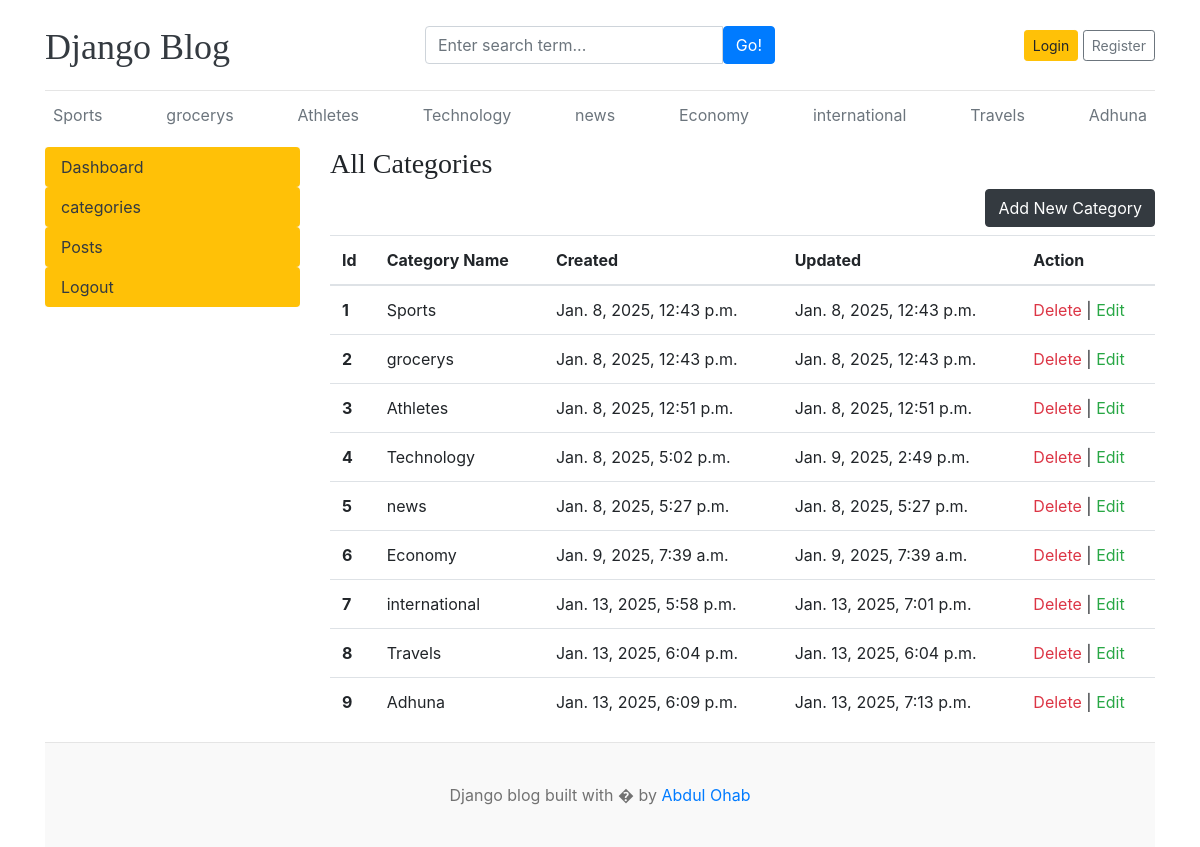
The page /dashboard/category_1/ on the database as committed earlier.
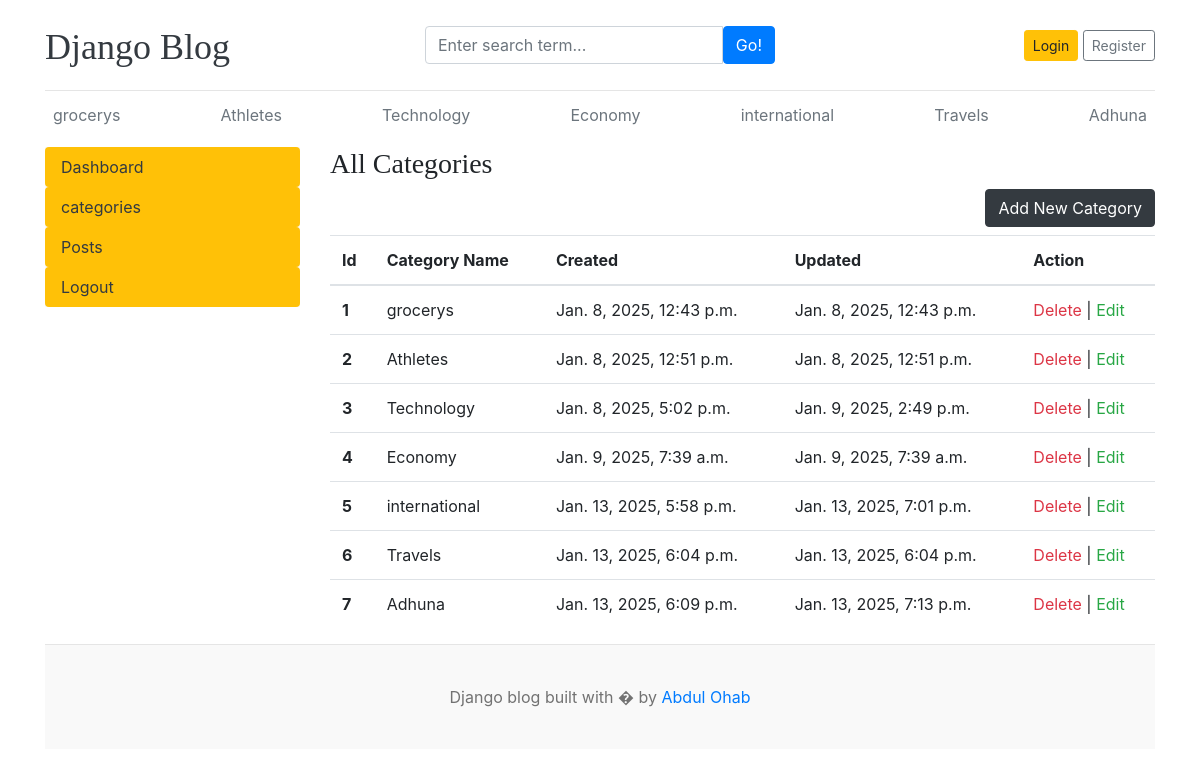
The same page on the database as committed later.
### home/models.py (models this page shows, shortened)
class Category(models.Model):
    category_name=models.CharField(max_length=50,unique=True)
    created_at=models.DateTimeField(auto_now_add=True)
    updated_at=models.DateTimeField(auto_now=True)

### dashboard/views.py (the view)
# urls.py: path('category_1/', views.category_1 ,name='category_1Page'),
def category_1(request):
    categories = Category.objects.all()
    context={'categories':categories }
    return render(request,'dashbord/category1.html',context)

### templates/dashbord/category1.html
{% extends 'base.html' %}
{% block content %}
<div class="row">
    {% include '../dashbord/leftSideBar.html' %}
    <div class="col-md-9">
        <h3> All Categories </h3>
        <a href="{% url 'addCategoryPage' %}" class="btn btn-dark float-right mb-2 ">Add New Category</a>
        <table class="table table-hover">
            <thead>
              <tr>
                <th >Id</th>
                <th >Category Name</th>
                <th >Created</th>
                <th >Updated</th>
                <th> Action</th>
              </tr>
            </thead>
            <tbody>
                {% for cat in categories %}
              <tr>
                <th >{{ forloop.counter }}</th>
                <td>{{cat.category_name}}</td>
                <td>{{cat.created_at}}</td>
                <td>{{cat.updated_at}}</td>
                <td> <a href="{% url 'deleteCategoryPage' cat.id %}" class="text-danger ">  Delete  </a> |<a href="{% url 'editCategoryPage' cat.id %}" class="text-success "> Edit</a> </td>
              </tr>
              {% endfor %}
            </tbody>
          </table>
    </div>
</div>
{% endblock %}

### templates/header.html (shortened to what this page needs)
{% load static %}
<!DOCTYPE html>
<html lang="en">
<head>
    <link href="https://getbootstrap.com/docs/4.0/dist/css/bootstrap.min.css" rel="stylesheet">
    <link href="https://cdnjs.cloudflare.com/ajax/libs/font-awesome/6.0.0/css/all.min.css" rel="stylesheet">
    <link href="{% static 'css/blog.css' %}" rel="stylesheet">
  </head>
<body>
    <div class="container">
      <header class="blog-header py-3">
        <div class="row flex-nowrap justify-content-between align-items-center">
          <div class="col-4 pt-1">
            <a class="blog-header-logo text-dark" href="/">Django Blog</a>
          </div>
          <div class="col-4">
            <form action="{% url 'search' %}" method="GET" >
            <div class="input-group">
                <input class="form-control" type="text" name="keyword" placeholder="Enter search term..." aria-label="Enter search term..." aria-describedby="button-search" />
                <button type="submit" class="btn btn-primary" id="button-search" type="button">Go!</button>
            </div>
        </form>
          </div>
          <div class="col-4 d-flex justify-content-end align-items-center">
            {% if not user.is_authenticated %}
            <a class="btn btn-sm btn-warning" href="{% url 'loginPage'  %}">Login</a> &nbsp;
            <a class="btn btn-sm btn-outline-secondary" href="{% url 'registerPage'   %}">Register</a>
            {% else %}
            <span> <a href="{% url 'dashboardPage' %}" class="btn btn-sm btn-warning " > Dashboard </a> </span>&nbsp;
            <span> <a href="{% url 'logoutPage' %}"> Logout </a> </span>
            {% endif %}
          </div>
        </div>
      </header>
      <div class="nav-scroller py-1 mb-2">
        <nav class="nav d-flex justify-content-between ">
          {% for category in categories %}
          <a class="p-2 text-muted  " href="{% url 'categoryPage' category.id  %}"> {{category.category_name}}</a>
          {% endfor %}
        </nav>
      </div>

Rows that differ between the two databases and show on the page:
removed Category: category_name "Sports", created_at "Jan. 8, 2025, 12:43 p.m.", updated_at "Jan. 8, 2025, 12:43 p.m."
removed Category: category_name "news", created_at "Jan. 8, 2025, 5:27 p.m.", updated_at "Jan. 8, 2025, 5:27 p.m."
